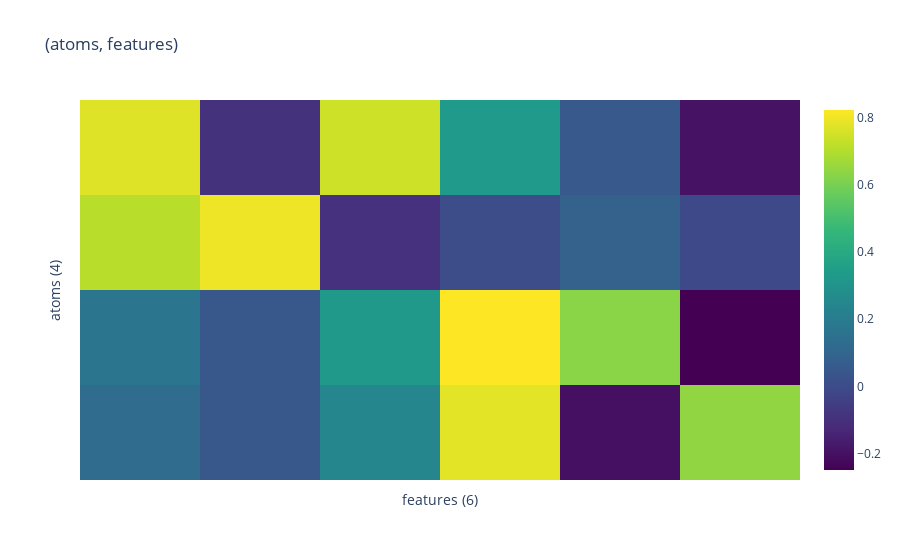

The notebook cell saved with this chart:
### Code cell
import numpy as np
from scipy.optimize import linear_sum_assignment
sims = nnmf.atoms @ normed_write_out.T
max_value = sims.max()
cost_matrix = max_value - sims

row_ind, col_ind = linear_sum_assignment(cost_matrix.detach().numpy().T)
atom_perm = col_ind
# atom_perm

heatmap(nnmf.atoms[atom_perm] @ normed_write_out.T, dim_names=('atoms', 'features'))

### Figure 1 — Plotly figure (JSON) as saved in the notebook; plotly's stock layout.template omitted (floating-point values rounded to 4 significant figures)
{"data": [{"colorscale": [[0, "#440154"], [0.1111, "#482878"], [0.2222, "#3e4989"], [0.3333, "#31688e"], [0.4444, "#26828e"], [0.5556, "#1f9e89"], [0.6667, "#35b779"], [0.7778, "#6ece58"], [0.8889, "#b5de2b"], [1, "#fde725"]], "hovertemplate": "%{y}%{x}val: %{z:.2f}<extra></extra>", "type": "heatmap", "x": ["features: 0<br>", "features: 1<br>", "features: 2<br>", "features: 3<br>", "features: 4<br>", "features: 5<br>"], "y": ["atoms: 0<br>", "atoms: 1<br>", "atoms: 2<br>", "atoms: 3<br>"], "z": [[0.7724, -0.09434, 0.7442, 0.3298, 0.0504, -0.1942], [0.7085, 0.7963, -0.09644, 0.003479, 0.08466, -0.009318], [0.172, 0.04409, 0.3217, 0.8218, 0.6288, -0.2485], [0.1265, 0.04651, 0.2453, 0.7803, -0.203, 0.6432]]}], "layout": {"title": {"text": "(atoms, features)"}, "xaxis": {"showticklabels": false, "title": {"text": "features (6)"}}, "yaxis": {"autorange": "reversed", "showticklabels": false, "title": {"text": "atoms (4)"}}}}
